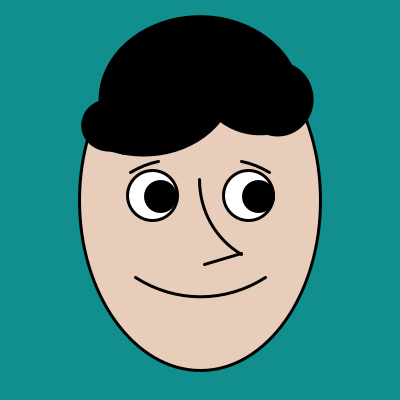
Frame 1 (no input)
Frame 60 (the mouse pressed at the canvas centre just before this capture): identical to frame 1, image omitted
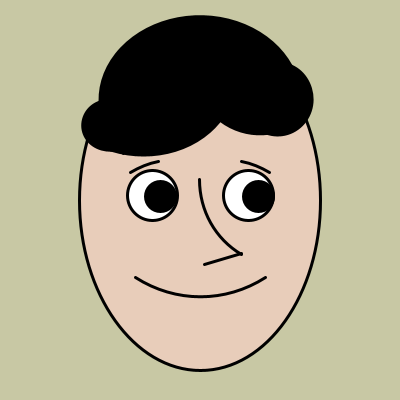
Frame 120 (the mouse held since frame 60 and released just before this capture)

The Processing sketch that drew these frames (run headless with seeded random() and noise(); from frame 60 on, the mouse is pressed at the canvas centre):

// Processing sketch: processing_111140
// ── processing_111140.pde

//Homework 5
//Reproducion of code wihout consent is prohibited
//Coral Pais, Carnegie Mellon University

float x,y, wd, ht,easingCoefficient,r,g,b;
int i, e, n, m, h;
void setup ( )
{
  size (400,400);
  x=width*0.5;
  y=height*0.5;
  wd=width;
  ht=height;
  e=1;
  n=1;
  m=1;
  h=1;
  easingCoefficient = 0.1;
  r=17;
  g=142;
  b=142;
  
  
  
  
}

void draw ()
{
  background (r,g,b);
  drawFace ( );
  drawEyes (e);
  drawNose(n);
  drawMouth(m);
  drawHair (h);
  drawText (e,n,m,h);
  
}



void drawFace ( )
{
  strokeWeight (3);
  fill (232,205,186);
  ellipse (x,y,wd*0.6,ht*0.85);
  //eyebrows
  noFill( );
  arc (x-wd*0.0675, y+ht*0.12,wd*0.425,ht*0.4375,radians(240), radians(260));
  arc (x+wd*0.0675, y+ht*0.12,wd*0.425,ht*0.4375,radians(280), radians(300));
}

void drawEyes (int e )
{
  if (e==1)
  {
    fill (255);
    ellipse (x-wd*0.12, y-ht*0.0125, wd*0.125, ht*0.125);
    ellipse (x+wd*0.12, y-ht*0.0125, wd*0.125, ht*0.125);
    fill (0); //black
    ellipse (x-wd*0.1, y-ht*0.008, wd*0.075, ht*0.075);
    ellipse (x+wd*0.145, y-ht*0.008, wd*0.075, ht*0.075);
  }
  else if (e==2)
  {
    arc(x+wd*0.1125, y-ht*0.0375,wd*0.125,ht*0.1375, radians(0), radians(180));
    arc(x-wd*0.1125, y-ht*0.0375,wd*0.125,ht*0.1375, radians(0), radians(180));
    
  }
  
  else if (e==3)
  {
    strokeWeight (3);
    noFill( );
    arc(x-wd*0.1, y,wd*0.1175,ht*0.125, radians (10), radians (200), CHORD);
    fill (0);
    arc(x-wd*0.1, y,wd*0.0425,ht*0.05, radians (10), radians (200), CHORD);
    noFill( );
    arc(x+wd*0.1, y, wd*0.1175,ht*0.125, radians (-20), radians (170), CHORD);
    fill (0);
    arc(x+wd*0.1, y, wd*0.0425,ht*0.05, radians (-20), radians (170), CHORD);
  }
}

void drawNose (int n )
{
  
  if (n==1)
  {
    noFill( );
   arc (x+wd*0.21, y-ht*0.0525,wd*0.425,ht*0.4375,radians(120), radians(180));
   line (x+wd*0.1025, y+ht*0.1325,x+wd*0.01, y+ht*0.16);
    
  }
  
  else if (n==2)
  {
    noFill( );
    arc (x+wd*0.0625, y+ht*0.2125,wd*0.11,ht*0.135,radians(210), radians(270));
    line (x, y+ht*0.05,x+wd*0.0625, y+ht*0.1375);
  }
  
  else if (n==3)
  {
    strokeWeight (3);
    noFill( );
    arc (x-wd*0.0625, y+ht*0.212,wd*0.2,ht*0.135,radians(270), radians(320));
    line (x,y+ht*0.05,x-wd*0.0625, y+ht*0.1375);
  }
}

void drawMouth ( int m )
{
  if (m==1)
   {
     noFill( );
      stroke (0);
      strokeWeight (3);
      arc(x, y-ht*0.1175, wd*0.65, ht*0.72, radians(60), radians(120));
    }
   else if (m==2)
   
   {
    noFill( );
    stroke (0);
    strokeWeight (3);
    arc(x, y+ht*0.35, wd*0.325, ht*0.2375, radians(200), radians(340));
   }
   
   else if (m==3)
   
   {
      fill(0);
      stroke (0);
      strokeWeight (3);
      ellipse(x, y+ht*0.2875,wd*0.125,ht*0.075);
   }
}

void drawHair ( int h )
{
  if (h==1)
  {
  fill (0);
  arc (x-wd*0.1425, y-ht*0.3, wd*0.4575, ht*0.375,radians(-40), radians(126));
  arc (x+wd*0.15, y-ht*0.35, wd*0.3425, ht*0.37,radians(50), radians(200));
  arc (x, y-ht*0.25, wd*0.5, ht*0.417,radians(140), radians(375));
  arc (x-wd*0.225, y-ht*0.1875, wd*0.1375, ht*0.125,radians(40), radians(270) );
  arc (x+wd*0.195, y-ht*0.2525, wd*0.1725, ht*0.18,radians(-90), radians(200) );
  }
  
  else if (h==2)
  {
    strokeWeight (4);
    fill (0);
    stroke (0);
    bezier (x-wd*0.025, y-ht*0.425, x-wd*0.6, y-ht*0.425,x-wd*0.075, y+ht*0.425,x-wd*0.425, y+ht*0.425);
    bezier (x-wd*0.025, y-ht*0.425, x+wd*0.6, y-ht*0.425,x+wd*0.075, y+ht*0.425,x+wd*0.425, y+ht*0.425);
  }
  else if (h==3)
   
   {
     noFill( );
     strokeWeight (1);
     stroke (0);
     for (i=220; i<=320; i+=2)
      {
        line (x+wd*0.3*cos (radians(i)), y+ht*0.425*sin (radians(i)), x+wd*0.35*cos (radians(i)), y+ht*0.475*sin (radians(i)));
        
      }
      
   }
  
}


void keyPressed( )
{
  
   if (key=='e')
    {
      e++;
      if (e==4)
      e=1;
      
    }
    if (key=='n')
    {
      n++;
      if (n==4)
      n=1;
      
    }
     
      if (key=='m')
    {
      m++;
      if (m==4)
      m=1;
      
    }
    
    if (key=='h')
    {
      h++;
      if (h==4)
      h=1;
      
    }

}

void mouseDragged ( )
{
  
  if (mouseX>=x-wd*0.3 && mouseX <= x+wd*0.3)
    if (mouseY >= y-ht*0.85 && mouseY <= y+ht*0.85)
  {float dx = mouseX - x;
  float dy = mouseY - y;
   x = x + ( dx * easingCoefficient );
  y = y + ( dy * easingCoefficient );
  }
  
}

void mousePressed ( )
{
  r=mouseX;
  g=mouseY;
  b=random(255);
 
} 

void drawText (int e, int n, int m, int h)
{
  textSize(32);
  if (e==1 && n==1 && m==3 && h==1)
    text ("Scared", 0,40);
  if (e==2 && n==1 && m==1 && h==2)
    text ("Happy", 0,40);
  if (e==1 && n==2 && m==2 && h==1)
    text ("Sad", 0,40);
  if (e==3 && n==3 && m==2 && h==3)
    text ("Angry", 0,40);
  
  
}

  
  
